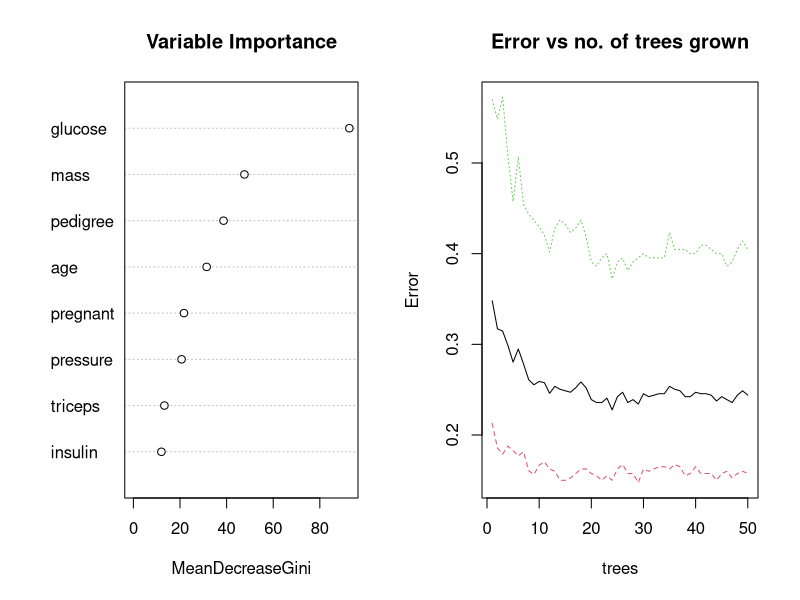

Recreate this plot in R.
#############################################
# Author: John Royce C. Punay               #
# Date created: September 24, 2020, 9:08 PM  #
#############################################

library(randomForest)
library(mlbench)
library(caret)

data(PimaIndiansDiabetes)

#data sets dimention
str(PimaIndiansDiabetes)
head(PimaIndiansDiabetes)
tail(PimaIndiansDiabetes)
names(PimaIndiansDiabetes)
dim(PimaIndiansDiabetes)
sapply(PimaIndiansDiabetes, class)
attr <- PimaIndiansDiabetes[,1:8]
summary(attr)


#preprocess
preprocessParams <- preProcess(attr, method=c("center", "scale"))
print(preprocessParams)

#resampling
Y <- PimaIndiansDiabetes$diabetes
set.seed(7)
trainControl <- trainControl(method="cv", number=5)
trainIndex <- createDataPartition(Y, p=0.80, list=FALSE)
trainData <- PimaIndiansDiabetes[trainIndex,]
testData <- PimaIndiansDiabetes[-trainIndex,]

head(trainData)
head(testData)
head(Y)

model.rf <- randomForest(diabetes ~., data=trainData, mtry=8, ntree=50, importance=TRUE)
summary(model.rf)
print(model.rf)

#predictions
predictions <- predict(model.rf, testData[,1:8])
summary(predictions)
head(predictions)
table(predictions, testData$diabetes)

#model eval
confusionMatrix(predictions ,testData$diabetes)

par(mfrow = c(1, 2))
varImpPlot(model.rf, type = 2, main = "Variable Importance",col = 'black')
plot(model.rf, main = "Error vs no. of trees grown")
